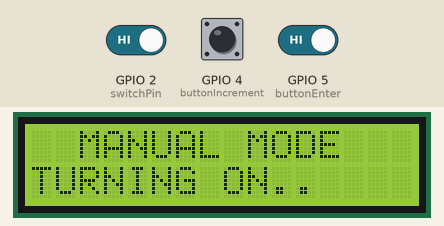
This sketch was run on a simulated ESP32. Shown: 16×2 character LCD. The test bench sets the inputs (shaded band); at power-on: GPIO 2 (switchPin) HIGH, GPIO 5 (buttonEnter) HIGH, GPIO 4 (buttonIncrement) HIGH.

Above: at 1.2 s.
1.3 s: GPIO 2 (switchPin) driven LOW and GPIO 5 (buttonEnter) driven LOW
4.3 s: GPIO 2 (switchPin) driven HIGH
At 4.82 s:
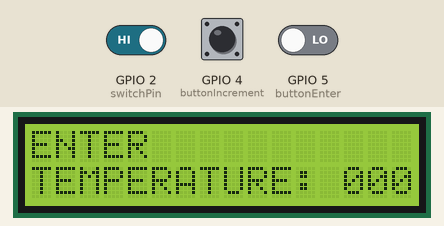
At 5.6 s:
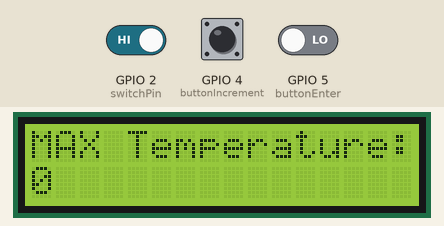
6.5 s: GPIO 2 (switchPin) driven LOW
At 10.3 s:
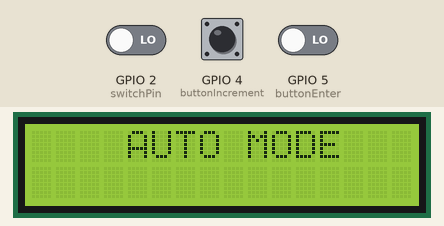
Timing chart, 0 to 11.8 s (numbered marks = the images above; inputs shaded):
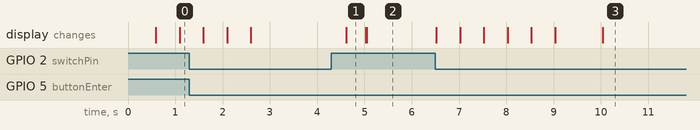

The sketch:

LCD_Final.ino
```cpp
//EE356-Product Design


//Libraries
#include <Wire.h>
#include <LiquidCrystal_I2C.h>

//Define constants
#define I2C_ADDR 0x27
#define BACKLIGHT_PIN 3
#define LCD_COLS 16
#define LCD_ROWS 2

LiquidCrystal_I2C lcd(I2C_ADDR, LCD_COLS, LCD_ROWS);

//Define pins
const int switchPin = 2;    // Mode changing switch
const int buttonIncrement = 4;   //Increse digit value
const int buttonEnter = 5;    //Enter the digit value

bool manualMode = false;

// Variables for digit values and cursor position for manual mode temperature
int digit1 = 0, digit2 = 0, digit3 = 0;
int cursorPosition = 0;
bool blinkCursor = true;
unsigned long lastBlinkTime = 0;
const unsigned long blinkInterval = 500; // Blinking interval in milliseconds
bool finalValueDisplayed = false; // Flag to track if final value is displayed

//LCD initialization
void setup() {
  lcd.init();
  lcd.backlight();
  pinMode(switchPin, INPUT_PULLUP);         //no need external resistance
  pinMode(buttonIncrement, INPUT_PULLUP);
  pinMode(buttonEnter, INPUT_PULLUP);

  // Initialize I2C communication
  Wire.begin(21, 22);   // SDA = 21, SCL = 22
}

void loop() {
  // Check the switch status
  bool switchState = digitalRead(switchPin);

  if (switchState) { // Switch is ON (Manual Mode)
    if (!manualMode) {
      lcd.clear();
      lcd.setCursor(2, 0);
      lcd.print("MANUAL MODE");
      lcd.setCursor(0, 1);
      lcd.print("TURNING ON");
      delay(500); lcd.setCursor(10, 1); lcd.print(".");
      delay(500); lcd.setCursor(11, 1); lcd.print(".");
      delay(500); lcd.setCursor(12, 1); lcd.print(".");
      delay(500); lcd.setCursor(13, 1); lcd.print(".");
      delay(500); lcd.setCursor(14, 1); lcd.print(".");
      delay(2000);
      lcd.clear();
      lcd.setCursor(0, 0); lcd.print("ENTER");
      lcd.setCursor(0, 1); lcd.print("TEMPERATURE:");
      lcd.setCursor(13, 1); lcd.print("000");    // Display initial 3 zeroes
      manualMode = true;
      finalValueDisplayed = false; // Reset the flag
      resetInputValue(); // Reset the input value
    }

    // Check if increment button is pressed
    int incrementCount = 0;
    while (digitalRead(buttonIncrement) == LOW) {
      incrementCount++;
      delay(200); // Debounce delay
    }
    if (incrementCount > 0 && !finalValueDisplayed) {
      incrementDigit(incrementCount);
    }

    // Check if enter button is pressed
    if (digitalRead(buttonEnter) == LOW && !finalValueDisplayed) {
      moveToNextDigit();
      delay(200); // Debounce delay
    }

    // Update LCD display
    updateLCDDisplay();
  }
    else { // Switch is OFF (Auto Mode)
    if (manualMode) {
      lcd.clear();
      lcd.setCursor(4, 0); lcd.print("AUTO MODE");
      lcd.setCursor(0, 1); lcd.print("TURNING ON");
      delay(500); lcd.setCursor(10, 1); lcd.print(".");
      delay(500); lcd.setCursor(11, 1); lcd.print(".");
      delay(500); lcd.setCursor(12, 1); lcd.print(".");
      delay(500); lcd.setCursor(13, 1); lcd.print(".");
      delay(500); lcd.setCursor(14, 1); lcd.print(".");
      delay(1000); // Display the message for 1 second
      lcd.clear();
      lcd.setCursor(4, 0); lcd.print("AUTO MODE");
      manualMode = false;
      resetInputValue(); // Reset the input value
    }
  }
  // Add any additional logic here based on manualMode if needed
}

void resetInputValue() {
  digit1 = 0;
  digit2 = 0;
  digit3 = 0;
  cursorPosition = 0;
  finalValueDisplayed = false;
}

//When press pushbutton 1
void incrementDigit(int count) {
  switch (cursorPosition) {
    case 0:
      digit1 = (digit1 + count) % 10;
      break;
    case 1:
      digit2 = (digit2 + count) % 10;
      break;
    case 2:
      digit3 = (digit3 + count) % 10;
      break;
  }
}

//When press pushbutton 2
void moveToNextDigit() {
  if (cursorPosition == 2) {
    // All three digits have been entered
    displayFinalValue();
    finalValueDisplayed = true; // Set the flag to true
  } else {
    cursorPosition = (cursorPosition + 1) % 3;
    blinkCursor = true;
  }
}

void displayFinalValue() {
  int finalValue = (digit1 * 100) + (digit2 * 10) + digit3;
  lcd.clear();
  lcd.setCursor(0, 0); lcd.print("MAX Temperature:");
  lcd.setCursor(0, 1); lcd.print(finalValue);
}

void updateLCDDisplay() {
  unsigned long currentTime = millis();
  if (currentTime - lastBlinkTime >= blinkInterval) {
    lastBlinkTime = currentTime;
    blinkCursor = !blinkCursor;
  }

  if (!finalValueDisplayed) { // Only display blinking cursor if final value is not displayed
    lcd.setCursor(13, 1);
    if (blinkCursor && cursorPosition == 0) {
      lcd.print("_");
    } else {
      lcd.print(digit1);
    }

    lcd.setCursor(14, 1);
    if (blinkCursor && cursorPosition == 1) {
      lcd.print("_");
    } else {
      lcd.print(digit2);
    }

    lcd.setCursor(15, 1);
    if (blinkCursor && cursorPosition == 2) {
      lcd.print("_");
    } else {
      lcd.print(digit3);
    }
  }
}
```

Measured:
- after the input at 6.5 s, the display: first changes at once (image 3 shows a later state)
- what the display in image 1 shows lasts 0.4 s, from 4.6 s to 5.0 s
